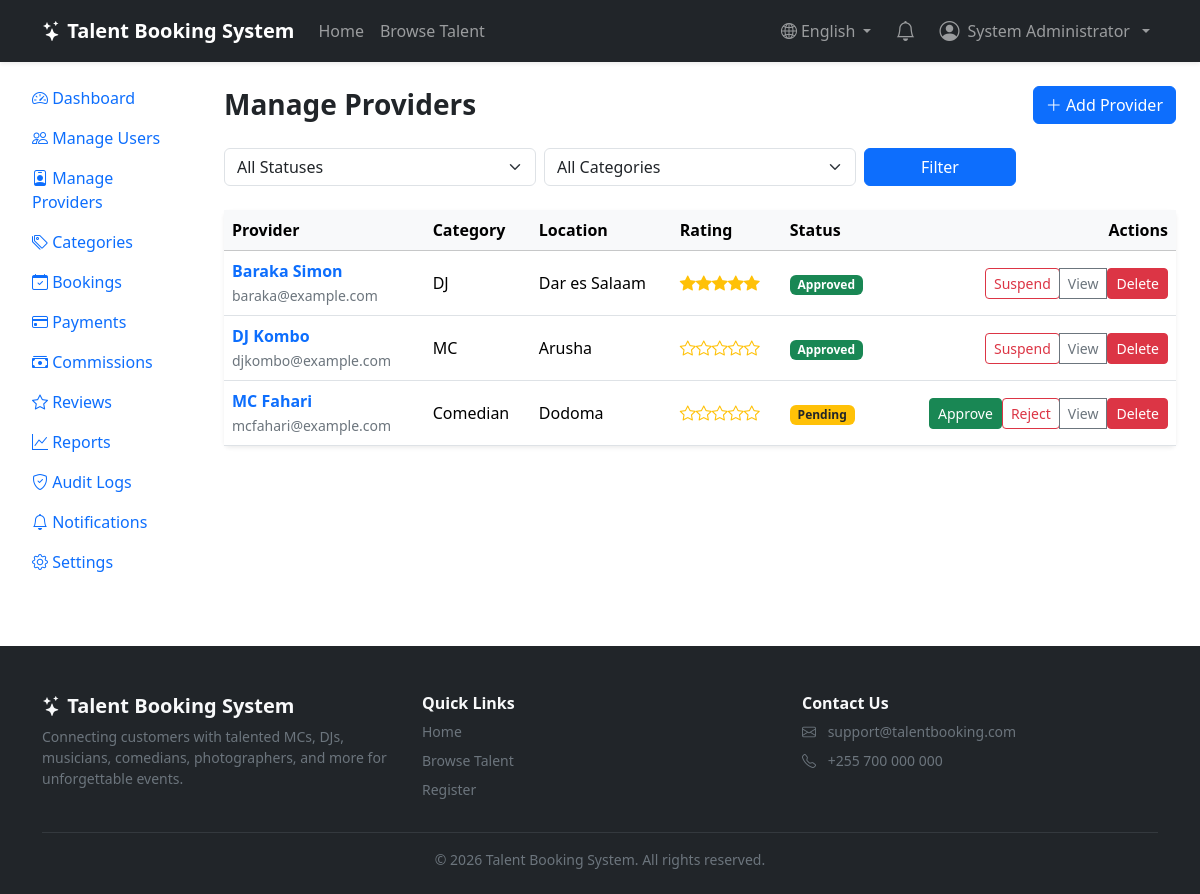
/admin/providers.php (signed in), run on the app's committed database.
### tables this page shows
CREATE TABLE `providers` (
  `id` INT UNSIGNED AUTO_INCREMENT PRIMARY KEY,
  `user_id` INT UNSIGNED NOT NULL,
  `category_id` INT UNSIGNED NOT NULL,
  `bio` TEXT DEFAULT NULL,
  `experience_years` TINYINT UNSIGNED DEFAULT 0,
  `location` VARCHAR(150) DEFAULT NULL,
  `price` DECIMAL(10,2) NOT NULL DEFAULT 0.00,
  `cover_image` VARCHAR(255) DEFAULT NULL,
  `skills` VARCHAR(500) DEFAULT NULL,
  `service_description` TEXT DEFAULT NULL,
  `video_links` TEXT DEFAULT NULL COMMENT 'Comma-separated video URLs',
  `approval_status` ENUM('pending','approved','rejected','suspended') NOT NULL DEFAULT 'pending',
  `average_rating` DECIMAL(3,2) NOT NULL DEFAULT 0.00,
  `created_at` TIMESTAMP NOT NULL DEFAULT CURRENT_TIMESTAMP,
  `updated_at` TIMESTAMP NOT NULL DEFAULT CURRENT_TIMESTAMP ON UPDATE CURRENT_TIMESTAMP,
  CONSTRAINT `fk_providers_user` FOREIGN KEY (`user_id`) REFERENCES `users`(`id`) ON DELETE CASCADE,
  CONSTRAINT `fk_providers_category` FOREIGN KEY (`category_id`) REFERENCES `categories`(`id`) ON DELETE RESTRICT,
  INDEX `idx_providers_approval` (`approval_status`),
  INDEX `idx_providers_location` (`location`),
  INDEX `idx_providers_price` (`price`)
);

CREATE TABLE `users` (
  `id` INT UNSIGNED AUTO_INCREMENT PRIMARY KEY,
  `fullname` VARCHAR(150) NOT NULL,
  `email` VARCHAR(150) NOT NULL UNIQUE,
  `phone` VARCHAR(20) DEFAULT NULL,
  `password` VARCHAR(255) NOT NULL,
  `role` ENUM('admin','customer','provider') NOT NULL DEFAULT 'customer',
  `status` ENUM('active','inactive','suspended') NOT NULL DEFAULT 'active',
  `profile_image` VARCHAR(255) DEFAULT NULL,
  `remember_token` VARCHAR(255) DEFAULT NULL,
  `created_at` TIMESTAMP NOT NULL DEFAULT CURRENT_TIMESTAMP,
  `updated_at` TIMESTAMP NOT NULL DEFAULT CURRENT_TIMESTAMP ON UPDATE CURRENT_TIMESTAMP,
  INDEX `idx_users_role` (`role`),
  INDEX `idx_users_status` (`status`)
);

CREATE TABLE `categories` (
  `id` INT UNSIGNED AUTO_INCREMENT PRIMARY KEY,
  `category_name` VARCHAR(100) NOT NULL UNIQUE,
  `description` TEXT DEFAULT NULL,
  `created_at` TIMESTAMP NOT NULL DEFAULT CURRENT_TIMESTAMP
);

### admin/providers.php (the view, shortened to what this page needs)
<?php
require_once __DIR__ . '/../includes/functions.php';
require_once __DIR__ . '/../includes/auth.php';
$conditions = ['1=1'];
$params = [];
$where = implode(' AND ', $conditions);
$stmt = $pdo->prepare(
    "SELECT p.*, u.fullname, u.email, u.status as user_status, c.category_name
     FROM providers p
     JOIN users u ON u.id = p.user_id
     JOIN categories c ON c.id = p.category_id
     WHERE {$where}
     ORDER BY p.created_at DESC"
);
$stmt->execute($params);
$providers = $stmt->fetchAll();
require_once __DIR__ . '/../includes/header.php';
?>
<div class="container-fluid">
    <div class="row">
        <?php require __DIR__ . '/_sidebar.php'; ?>
        <div class="col-lg-9 col-xl-10 py-4">
            <div class="container-fluid">
                <div class="d-flex justify-content-between align-items-center mb-4">
                    <h3 class="fw-bold mb-0">Manage Providers</h3>
                    <a href="<?= e(APP_URL) ?>/admin/provider_add.php" class="btn btn-primary">
                        <i class="bi bi-plus-lg"></i> Add Provider
                    </a>
                </div>
                <form method="GET" action="" class="row g-2 mb-4">
                    <div class="col-md-4">
                        <select name="status" class="form-select">
                            <option value="">All Statuses</option>
                        </select>
                    </div>
                    <div class="col-md-4">
                        <select name="category" class="form-select">
                            <option value="">All Categories</option>
                        </select>
                    </div>
                    <div class="col-md-2">
                        <button type="submit" class="btn btn-primary w-100">Filter</button>
                    </div>
                </form>
                <div class="card border-0 shadow-sm">
                    <div class="table-responsive">
                        <table class="table table-hover mb-0 align-middle">
                            <thead class="table-light">
                                <tr><th>Provider</th><th>Category</th><th>Location</th><th>Rating</th><th>Status</th><th class="text-end">Actions</th></tr>
                            </thead>
                            <tbody>
                                <?php foreach ($providers as $p): ?>
                                    <tr>
                                        <td>
                                            <a href="<?= e(APP_URL) ?>/admin/provider_view.php?id=<?= (int) $p['id'] ?>" class="fw-semibold text-decoration-none"><?= e($p['fullname']) ?></a><br>
                                            <span class="small text-secondary"><?= e($p['email']) ?></span>
                                        </td>
                                        <td><?= e($p['category_name']) ?></td>
                                        <td><?= e($p['location'] ?: '-') ?></td>
                                        <td><?= render_stars((float) $p['average_rating']) ?></td>
                                        <td><span class="badge <?= approval_status_badge($p['approval_status']) ?>"><?= ucfirst(e($p['approval_status'])) ?></span></td>
                                        <td class="text-end">
                                            <div class="btn-group">
                                                <?php if ($p['approval_status'] === 'pending'): ?>
                                                    <form method="POST" action="" class="d-inline">
                                                        <button type="submit" class="btn btn-sm btn-success">Approve</button>
                                                    </form>
                                                    <form method="POST" action="" class="d-inline">
                                                        <button type="submit" class="btn btn-sm btn-outline-danger">Reject</button>
                                                    </form>
                                                <?php elseif ($p['approval_status'] === 'approved'): ?>
                                                    <form method="POST" action="" class="d-inline" data-confirm="Suspend this provider?">
                                                        <button type="submit" class="btn btn-sm btn-outline-danger">Suspend</button>
                                                    </form>
                                                <?php endif; ?>
                                                <a href="<?= e(APP_URL) ?>/admin/provider_view.php?id=<?= (int) $p['id'] ?>" class="btn btn-sm btn-outline-secondary">View</a>
                                                <form method="POST"
      action=""
      class="d-inline"
      onsubmit="return confirm('Delete this provider permanently?');">
    <button type="submit"
            class="btn btn-sm btn-danger">
        Delete
    </button>
</form>
                                            </div>
                                        </td>
                                    </tr>
                                <?php endforeach; ?>
                            </tbody>
                        </table>
                    </div>
                </div>
            </div>
        </div>
    </div>
</div>
<?php require_once __DIR__ . '/../includes/footer.php'; ?>

### includes/functions.php (shortened to what this page needs)
<?php
function e($string): string
{
    return htmlspecialchars($string ?? '', ENT_QUOTES, 'UTF-8');
}
function approval_status_badge(string $status): string
{
    return match ($status) {
        'pending'   => 'bg-warning text-dark',
        'approved'  => 'bg-success',
        'rejected'  => 'bg-danger',
        'suspended' => 'bg-secondary',
        default     => 'bg-secondary',
    };
}
function render_stars(float $rating): string
{
    $rating = max(0, min(5, $rating));
    $full = (int) floor($rating);
    $half = ($rating - $full) >= 0.5 ? 1 : 0;
    $empty = 5 - $full - $half;
    $html = str_repeat('<i class="bi bi-star-fill text-warning"></i>', $full);
    $html .= str_repeat('<i class="bi bi-star text-warning"></i>', $empty);
    return $html;
}

### data on the page
providers: user.fullname "Baraka Simon", user.email "baraka@example.com", category.category_name "DJ", location "Dar es Salaam", approval_status "Approved"
providers: user.fullname "DJ Kombo", user.email "djkombo@example.com", category.category_name "MC", location "Arusha", approval_status "Approved"
providers: user.fullname "MC Fahari", user.email "mcfahari@example.com", category.category_name "Comedian", location "Dodoma", approval_status "Pending"

### other printed values
APP_NAME "Talent Booking System"
__t('home') "Home"
__t('browse_talent') "Browse Talent"
current_user_name() "System Administrator"
__t('register') "Register"
__t('contact_us') "Contact Us"
